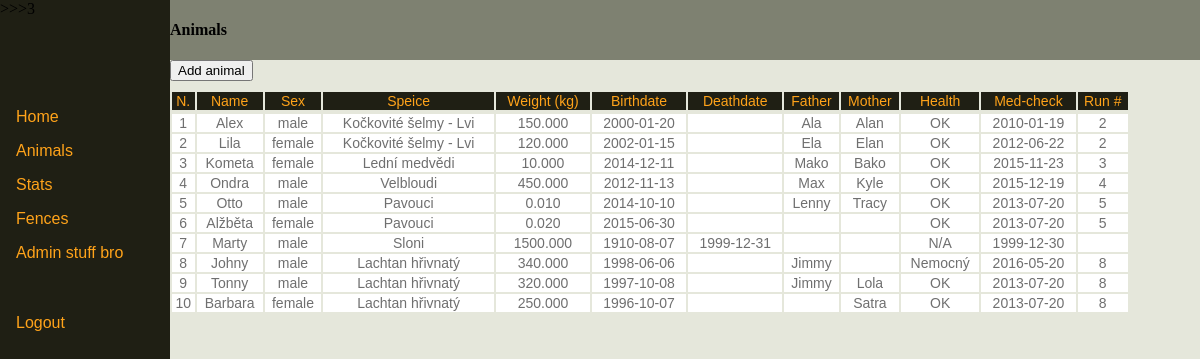
/animals.php (signed in), run on the app's committed database.
### tables this page shows
CREATE TABLE Zvire (
  kod_zvirete INTEGER NOT NULL AUTO_INCREMENT,
  jmeno VARCHAR(20),
  pohlavi VARCHAR(10) CHECK (pohlavi = 'female' OR pohlavi = 'male' OR pohlavi = 'N/A' or pohlavi = 'hermafrodit'),
  zarazeni VARCHAR(50) NOT NULL,
  hmotnost DECIMAL(8,3) CHECK (hmotnost > 0),  
  datum_narozeni DATE,
  datum_umrti DATE,
  matka VARCHAR(20),
  otec VARCHAR (20),
  zdarvotni_stav VARCHAR(20) NOT NULL CHECK(zdarvotni_stav = 'OK' OR zdarvotni_stav = 'Nemocný' OR zdarvotni_stav = 'N/A'),
  pos_zdrav_prohlidka DATE,
  cislo_vybehu SMALLINT,

  CONSTRAINT PK_kod_zvirete PRIMARY KEY (kod_zvirete),

  CONSTRAINT FK_Vybeh
      FOREIGN KEY (cislo_vybehu)
      REFERENCES Vybeh(cislo_vybehu)

);

### animals.php (the view, shortened to what this page needs)
<?php
  require_once 'db.php';
?>
<!DOCTYPE HTML PUBLIC "-//W3C//DTD HTML 4.01 Transitional//EN">
<html>
<head>
<link rel="stylesheet" href="style.css" type="text/css" >
</head>
<body>
  <div id="sidebar">
    <?php require_once 'sidebar.php' ?>
  </div>
  <div id="header">
    Animals
  </div>
  <div id="content">
    <form action="animalAdd.php">
        <input  type="submit" value="Add animal" />
    </form>
    <table class="display">
      <tbody>
        <tr>
          <th>N.</th>
          <th>Name</th>
          <th>Sex</th>
          <th>Speice</th>
          <th>Weight (kg)</th>
          <th>Birthdate</th>
          <th>Deathdate</th>
          <th>Father</th>
          <th>Mother</th>
          <th>Health</th>
          <th>Med-check</th>
          <th>Run #</th>
        </tr><tr></tr>
        <?php
        $q='SELECT * FROM Zvire';
        $res=$db->query($q);
        while($row=$res->fetch_assoc())
        {
          echo "<tr>";
          foreach($row as $key => $value)
          {
            if($value)
            {
              echo "<td>".$value."</td>";
            }
            else {
              echo "<td></td>";
            }
          }
          echo "</tr>";
        }
        ?>
  </div>
</body>
</html>

### style.css (style rules this page uses)
table.display { font-family: helvetica; font-size: 14; width: 80%; position: absolute; top: 30px }
table.display th { background-color: #1f1f14 ; color: #ffa31a; font-weight: normal; text-align: center; }
table.display td { background-color: white; color: rgb(111, 111, 111); text-align: center; }
#sidebar { position:fixed; height: 100%; top: 0; left: 0; width:170px; background: #1f1f14; }
#header { position: fixed; left:170px; top: 0; width: 100%; height: 60px; background: #7e8171; text-align: left; line-height: 60px; font-weight: bold; }
#content { position: fixed; background: #e5e7db; height: 100%; top: 60px; left: 170px; width: 100%; }

### data on the page
zvire: kod_zvirete "1", jmeno "Alex", pohlavi "male", zarazeni "Kočkovité šelmy - Lvi", hmotnost "150.000", datum_narozeni "2000-01-20", matka "Ala", otec "Alan", zdarvotni_stav "OK", pos_zdrav_prohlidka "2010-01-19", cislo_vybehu "2"
zvire: kod_zvirete "2", jmeno "Lila", pohlavi "female", zarazeni "Kočkovité šelmy - Lvi", hmotnost "120.000", datum_narozeni "2002-01-15", matka "Ela", otec "Elan", zdarvotni_stav "OK", pos_zdrav_prohlidka "2012-06-22", cislo_vybehu "2"
zvire: kod_zvirete "3", jmeno "Kometa", pohlavi "female", zarazeni "Lední medvědi", hmotnost "10.000", datum_narozeni "2014-12-11", matka "Mako", otec "Bako", zdarvotni_stav "OK", pos_zdrav_prohlidka "2015-11-23", cislo_vybehu "3"
zvire: kod_zvirete "4", jmeno "Ondra", pohlavi "male", zarazeni "Velbloudi", hmotnost "450.000", datum_narozeni "2012-11-13", matka "Max", otec "Kyle", zdarvotni_stav "OK", pos_zdrav_prohlidka "2015-12-19", cislo_vybehu "4"
zvire: kod_zvirete "5", jmeno "Otto", pohlavi "male", zarazeni "Pavouci", hmotnost "0.010", datum_narozeni "2014-10-10", matka "Lenny", otec "Tracy", zdarvotni_stav "OK", pos_zdrav_prohlidka "2013-07-20", cislo_vybehu "5"
zvire: kod_zvirete "6", jmeno "Alžběta", pohlavi "female", zarazeni "Pavouci", hmotnost "0.020", datum_narozeni "2015-06-30", zdarvotni_stav "OK", pos_zdrav_prohlidka "2013-07-20", cislo_vybehu "5"
zvire: kod_zvirete "7", jmeno "Marty", pohlavi "male", zarazeni "Sloni", hmotnost "1500.000", datum_narozeni "1910-08-07", datum_umrti "1999-12-31", zdarvotni_stav "N/A", pos_zdrav_prohlidka "1999-12-30"
zvire: kod_zvirete "8", jmeno "Johny", pohlavi "male", zarazeni "Lachtan hřivnatý", hmotnost "340.000", datum_narozeni "1998-06-06", matka "Jimmy", zdarvotni_stav "Nemocný", pos_zdrav_prohlidka "2016-05-20", cislo_vybehu "8"
zvire: kod_zvirete "9", jmeno "Tonny", pohlavi "male", zarazeni "Lachtan hřivnatý", hmotnost "320.000", datum_narozeni "1997-10-08", matka "Jimmy", otec "Lola", zdarvotni_stav "OK", pos_zdrav_prohlidka "2013-07-20", cislo_vybehu "8"
zvire: kod_zvirete "10", jmeno "Barbara", pohlavi "female", zarazeni "Lachtan hřivnatý", hmotnost "250.000", datum_narozeni "1996-10-07", otec "Satra", zdarvotni_stav "OK", pos_zdrav_prohlidka "2013-07-20", cislo_vybehu "8"

### other printed values
$_SESSION['priv'] "3"
